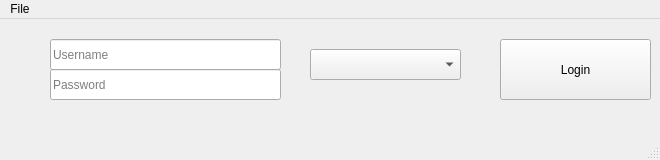
<?xml version="1.0" encoding="UTF-8"?>
<ui version="4.0">
 <class>LoginWindow</class>
 <widget class="QMainWindow" name="LoginWindow">
  <property name="geometry">
   <rect>
    <x>0</x>
    <y>0</y>
    <width>660</width>
    <height>160</height>
   </rect>
  </property>
  <property name="windowTitle">
   <string>LoginWindow</string>
  </property>
  <widget class="QWidget" name="centralwidget">
   <widget class="QLineEdit" name="usernameLineEdit">
    <property name="geometry">
     <rect>
      <x>50</x>
      <y>20</y>
      <width>231</width>
      <height>31</height>
     </rect>
    </property>
    <property name="placeholderText">
     <string>Username</string>
    </property>
   </widget>
   <widget class="QLineEdit" name="passwordLineEdit">
    <property name="geometry">
     <rect>
      <x>50</x>
      <y>50</y>
      <width>231</width>
      <height>31</height>
     </rect>
    </property>
    <property name="placeholderText">
     <string>Password</string>
    </property>
   </widget>
   <widget class="QComboBox" name="loginComboBox">
    <property name="geometry">
     <rect>
      <x>310</x>
      <y>30</y>
      <width>151</width>
      <height>31</height>
     </rect>
    </property>
    <property name="placeholderText">
     <string>Login as...</string>
    </property>
    <item>
     <property name="text">
      <string>Käufer (Neuware)</string>
     </property>
    </item>
    <item>
     <property name="text">
      <string>Verkäufer (Neuware)</string>
     </property>
    </item>
    <item>
     <property name="text">
      <string>Käufer (Gebrauchtware)</string>
     </property>
    </item>
    <item>
     <property name="text">
      <string>Verkäufer (Gebrauchtware)</string>
     </property>
    </item>
   </widget>
   <widget class="QPushButton" name="loginButton">
    <property name="geometry">
     <rect>
      <x>500</x>
      <y>20</y>
      <width>151</width>
      <height>61</height>
     </rect>
    </property>
    <property name="text">
     <string>Login</string>
    </property>
   </widget>
  </widget>
  <widget class="QMenuBar" name="menubar">
   <property name="geometry">
    <rect>
     <x>0</x>
     <y>0</y>
     <width>660</width>
     <height>22</height>
    </rect>
   </property>
   <widget class="QMenu" name="menuFile">
    <property name="title">
     <string>File</string>
    </property>
    <addaction name="actionClose"/>
   </widget>
   <addaction name="menuFile"/>
  </widget>
  <widget class="QStatusBar" name="statusbar"/>
  <action name="actionClose">
   <property name="text">
    <string>Close</string>
   </property>
  </action>
 </widget>
 <resources/>
 <connections/>
</ui>
